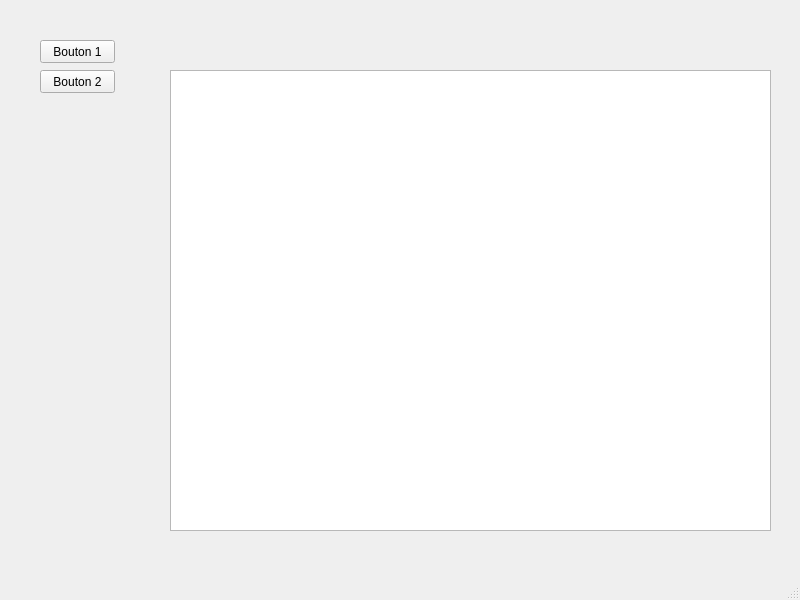
<?xml version="1.0" encoding="UTF-8"?>
<ui version="4.0">
 <class>MainWindow</class>
 <widget class="QMainWindow" name="MainWindow">
  <property name="geometry">
   <rect>
    <x>0</x>
    <y>0</y>
    <width>800</width>
    <height>600</height>
   </rect>
  </property>
  <property name="windowTitle">
   <string>MainWindow</string>
  </property>
  <widget class="QWidget" name="centralwidget">
   <widget class="PlotWidget" name="graphicsView">
    <property name="geometry">
     <rect>
      <x>170</x>
      <y>70</y>
      <width>601</width>
      <height>461</height>
     </rect>
    </property>
   </widget>
   <widget class="QPushButton" name="pushButton">
    <property name="geometry">
     <rect>
      <x>40</x>
      <y>40</y>
      <width>75</width>
      <height>23</height>
     </rect>
    </property>
    <property name="text">
     <string>Bouton 1</string>
    </property>
   </widget>
   <widget class="QPushButton" name="pushButton_2">
    <property name="geometry">
     <rect>
      <x>40</x>
      <y>70</y>
      <width>75</width>
      <height>23</height>
     </rect>
    </property>
    <property name="text">
     <string>Bouton 2</string>
    </property>
   </widget>
  </widget>
  <widget class="QMenuBar" name="menubar">
   <property name="geometry">
    <rect>
     <x>0</x>
     <y>0</y>
     <width>800</width>
     <height>21</height>
    </rect>
   </property>
  </widget>
  <widget class="QStatusBar" name="statusbar"/>
 </widget>
 <customwidgets>
  <customwidget>
   <class>PlotWidget</class>
   <extends>QGraphicsView</extends>
   <header>pyqtgraph</header>
  </customwidget>
 </customwidgets>
 <resources/>
 <connections/>
</ui>
